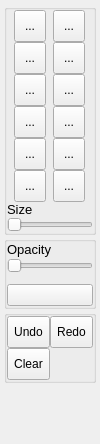
<?xml version="1.0" encoding="UTF-8"?>
<ui version="4.0">
 <class>annotationTool</class>
 <widget class="QWidget" name="annotationTool">
  <property name="geometry">
   <rect>
    <x>0</x>
    <y>0</y>
    <width>100</width>
    <height>444</height>
   </rect>
  </property>
  <property name="sizePolicy">
   <sizepolicy hsizetype="Fixed" vsizetype="Preferred">
    <horstretch>0</horstretch>
    <verstretch>0</verstretch>
   </sizepolicy>
  </property>
  <property name="minimumSize">
   <size>
    <width>0</width>
    <height>0</height>
   </size>
  </property>
  <property name="maximumSize">
   <size>
    <width>100</width>
    <height>16777215</height>
   </size>
  </property>
  <property name="windowTitle">
   <string>Form</string>
  </property>
  <layout class="QVBoxLayout" name="verticalLayout_4">
   <property name="spacing">
    <number>1</number>
   </property>
   <property name="margin">
    <number>4</number>
   </property>
   <item>
    <widget class="QGroupBox" name="toolBox">
     <property name="sizePolicy">
      <sizepolicy hsizetype="Minimum" vsizetype="Fixed">
       <horstretch>0</horstretch>
       <verstretch>0</verstretch>
      </sizepolicy>
     </property>
     <property name="title">
      <string/>
     </property>
     <property name="flat">
      <bool>true</bool>
     </property>
     <property name="checkable">
      <bool>false</bool>
     </property>
     <layout class="QVBoxLayout" name="verticalLayout">
      <property name="spacing">
       <number>0</number>
      </property>
      <property name="margin">
       <number>0</number>
      </property>
      <item>
       <layout class="QGridLayout" name="gridLayout">
        <item row="4" column="1">
         <widget class="QToolButton" name="dodgeButton">
          <property name="sizePolicy">
           <sizepolicy hsizetype="Fixed" vsizetype="Fixed">
            <horstretch>0</horstretch>
            <verstretch>0</verstretch>
           </sizepolicy>
          </property>
          <property name="minimumSize">
           <size>
            <width>32</width>
            <height>32</height>
           </size>
          </property>
          <property name="text">
           <string>...</string>
          </property>
          <property name="iconSize">
           <size>
            <width>32</width>
            <height>32</height>
           </size>
          </property>
          <property name="shortcut">
           <string notr="true">Ctrl+S</string>
          </property>
          <property name="checkable">
           <bool>true</bool>
          </property>
          <property name="autoExclusive">
           <bool>true</bool>
          </property>
          <property name="toolButtonStyle">
           <enum>Qt::ToolButtonIconOnly</enum>
          </property>
          <property name="autoRaise">
           <bool>false</bool>
          </property>
          <property name="tbstyle" stdset="0">
           <string>palette</string>
          </property>
         </widget>
        </item>
        <item row="6" column="1">
         <widget class="QToolButton" name="dropperButton">
          <property name="sizePolicy">
           <sizepolicy hsizetype="Fixed" vsizetype="Fixed">
            <horstretch>0</horstretch>
            <verstretch>0</verstretch>
           </sizepolicy>
          </property>
          <property name="minimumSize">
           <size>
            <width>32</width>
            <height>32</height>
           </size>
          </property>
          <property name="text">
           <string>...</string>
          </property>
          <property name="iconSize">
           <size>
            <width>32</width>
            <height>32</height>
           </size>
          </property>
          <property name="shortcut">
           <string notr="true">Ctrl+S</string>
          </property>
          <property name="checkable">
           <bool>true</bool>
          </property>
          <property name="autoExclusive">
           <bool>true</bool>
          </property>
          <property name="tbstyle" stdset="0">
           <string>palette</string>
          </property>
         </widget>
        </item>
        <item row="4" column="2">
         <widget class="QToolButton" name="burnButton">
          <property name="sizePolicy">
           <sizepolicy hsizetype="Fixed" vsizetype="Fixed">
            <horstretch>0</horstretch>
            <verstretch>0</verstretch>
           </sizepolicy>
          </property>
          <property name="minimumSize">
           <size>
            <width>32</width>
            <height>32</height>
           </size>
          </property>
          <property name="text">
           <string>...</string>
          </property>
          <property name="iconSize">
           <size>
            <width>32</width>
            <height>32</height>
           </size>
          </property>
          <property name="shortcut">
           <string notr="true">Ctrl+S</string>
          </property>
          <property name="checkable">
           <bool>true</bool>
          </property>
          <property name="autoExclusive">
           <bool>true</bool>
          </property>
          <property name="toolButtonStyle">
           <enum>Qt::ToolButtonIconOnly</enum>
          </property>
          <property name="autoRaise">
           <bool>false</bool>
          </property>
          <property name="tbstyle" stdset="0">
           <string>palette</string>
          </property>
         </widget>
        </item>
        <item row="3" column="2">
         <widget class="QToolButton" name="softEraseButton">
          <property name="sizePolicy">
           <sizepolicy hsizetype="Fixed" vsizetype="Fixed">
            <horstretch>0</horstretch>
            <verstretch>0</verstretch>
           </sizepolicy>
          </property>
          <property name="minimumSize">
           <size>
            <width>32</width>
            <height>32</height>
           </size>
          </property>
          <property name="text">
           <string>...</string>
          </property>
          <property name="iconSize">
           <size>
            <width>32</width>
            <height>32</height>
           </size>
          </property>
          <property name="shortcut">
           <string notr="true">Ctrl+S</string>
          </property>
          <property name="checkable">
           <bool>true</bool>
          </property>
          <property name="autoExclusive">
           <bool>true</bool>
          </property>
          <property name="tbstyle" stdset="0">
           <string>palette</string>
          </property>
         </widget>
        </item>
        <item row="3" column="1">
         <widget class="QToolButton" name="hardEraseButton">
          <property name="sizePolicy">
           <sizepolicy hsizetype="Fixed" vsizetype="Fixed">
            <horstretch>0</horstretch>
            <verstretch>0</verstretch>
           </sizepolicy>
          </property>
          <property name="minimumSize">
           <size>
            <width>32</width>
            <height>32</height>
           </size>
          </property>
          <property name="text">
           <string>...</string>
          </property>
          <property name="iconSize">
           <size>
            <width>32</width>
            <height>32</height>
           </size>
          </property>
          <property name="shortcut">
           <string notr="true">Ctrl+S</string>
          </property>
          <property name="checkable">
           <bool>true</bool>
          </property>
          <property name="autoExclusive">
           <bool>true</bool>
          </property>
          <property name="tbstyle" stdset="0">
           <string>palette</string>
          </property>
         </widget>
        </item>
        <item row="2" column="1">
         <widget class="QToolButton" name="circleButton">
          <property name="sizePolicy">
           <sizepolicy hsizetype="Fixed" vsizetype="Fixed">
            <horstretch>0</horstretch>
            <verstretch>0</verstretch>
           </sizepolicy>
          </property>
          <property name="minimumSize">
           <size>
            <width>32</width>
            <height>32</height>
           </size>
          </property>
          <property name="text">
           <string>...</string>
          </property>
          <property name="iconSize">
           <size>
            <width>32</width>
            <height>32</height>
           </size>
          </property>
          <property name="shortcut">
           <string notr="true">Ctrl+S</string>
          </property>
          <property name="checkable">
           <bool>true</bool>
          </property>
          <property name="autoExclusive">
           <bool>true</bool>
          </property>
          <property name="tbstyle" stdset="0">
           <string>palette</string>
          </property>
         </widget>
        </item>
        <item row="1" column="1">
         <widget class="QToolButton" name="disabledButton">
          <property name="sizePolicy">
           <sizepolicy hsizetype="Fixed" vsizetype="Fixed">
            <horstretch>0</horstretch>
            <verstretch>0</verstretch>
           </sizepolicy>
          </property>
          <property name="minimumSize">
           <size>
            <width>32</width>
            <height>32</height>
           </size>
          </property>
          <property name="text">
           <string>...</string>
          </property>
          <property name="iconSize">
           <size>
            <width>32</width>
            <height>32</height>
           </size>
          </property>
          <property name="shortcut">
           <string notr="true">Ctrl+S</string>
          </property>
          <property name="checkable">
           <bool>true</bool>
          </property>
          <property name="autoExclusive">
           <bool>true</bool>
          </property>
          <property name="toolButtonStyle">
           <enum>Qt::ToolButtonIconOnly</enum>
          </property>
          <property name="autoRaise">
           <bool>false</bool>
          </property>
          <property name="tbstyle" stdset="0">
           <string>palette</string>
          </property>
         </widget>
        </item>
        <item row="1" column="2">
         <widget class="QToolButton" name="textButton">
          <property name="sizePolicy">
           <sizepolicy hsizetype="Fixed" vsizetype="Fixed">
            <horstretch>0</horstretch>
            <verstretch>0</verstretch>
           </sizepolicy>
          </property>
          <property name="minimumSize">
           <size>
            <width>32</width>
            <height>32</height>
           </size>
          </property>
          <property name="text">
           <string>...</string>
          </property>
          <property name="iconSize">
           <size>
            <width>32</width>
            <height>32</height>
           </size>
          </property>
          <property name="shortcut">
           <string notr="true">Ctrl+S</string>
          </property>
          <property name="checkable">
           <bool>true</bool>
          </property>
          <property name="autoExclusive">
           <bool>true</bool>
          </property>
          <property name="toolButtonStyle">
           <enum>Qt::ToolButtonIconOnly</enum>
          </property>
          <property name="autoRaise">
           <bool>false</bool>
          </property>
          <property name="tbstyle" stdset="0">
           <string>palette</string>
          </property>
         </widget>
        </item>
        <item row="2" column="2">
         <widget class="QToolButton" name="gaussButton">
          <property name="sizePolicy">
           <sizepolicy hsizetype="Fixed" vsizetype="Fixed">
            <horstretch>0</horstretch>
            <verstretch>0</verstretch>
           </sizepolicy>
          </property>
          <property name="minimumSize">
           <size>
            <width>32</width>
            <height>32</height>
           </size>
          </property>
          <property name="text">
           <string>...</string>
          </property>
          <property name="iconSize">
           <size>
            <width>32</width>
            <height>32</height>
           </size>
          </property>
          <property name="shortcut">
           <string notr="true">Ctrl+S</string>
          </property>
          <property name="checkable">
           <bool>true</bool>
          </property>
          <property name="autoExclusive">
           <bool>true</bool>
          </property>
          <property name="tbstyle" stdset="0">
           <string>palette</string>
          </property>
         </widget>
        </item>
        <item row="5" column="2">
         <widget class="QToolButton" name="cloneButton">
          <property name="minimumSize">
           <size>
            <width>32</width>
            <height>32</height>
           </size>
          </property>
          <property name="text">
           <string>...</string>
          </property>
          <property name="iconSize">
           <size>
            <width>32</width>
            <height>32</height>
           </size>
          </property>
          <property name="checkable">
           <bool>true</bool>
          </property>
          <property name="autoExclusive">
           <bool>true</bool>
          </property>
          <property name="toolButtonStyle">
           <enum>Qt::ToolButtonIconOnly</enum>
          </property>
          <property name="tbstyle" stdset="0">
           <string>palette</string>
          </property>
         </widget>
        </item>
        <item row="5" column="1">
         <widget class="QToolButton" name="smudgeButton">
          <property name="minimumSize">
           <size>
            <width>32</width>
            <height>32</height>
           </size>
          </property>
          <property name="text">
           <string>...</string>
          </property>
          <property name="iconSize">
           <size>
            <width>32</width>
            <height>32</height>
           </size>
          </property>
          <property name="checkable">
           <bool>true</bool>
          </property>
          <property name="autoExclusive">
           <bool>true</bool>
          </property>
          <property name="toolButtonStyle">
           <enum>Qt::ToolButtonIconOnly</enum>
          </property>
          <property name="tbstyle" stdset="0">
           <string>palette</string>
          </property>
         </widget>
        </item>
        <item row="6" column="2">
         <widget class="QToolButton" name="glowButton">
          <property name="minimumSize">
           <size>
            <width>32</width>
            <height>32</height>
           </size>
          </property>
          <property name="text">
           <string>...</string>
          </property>
          <property name="iconSize">
           <size>
            <width>32</width>
            <height>32</height>
           </size>
          </property>
          <property name="checkable">
           <bool>true</bool>
          </property>
          <property name="autoExclusive">
           <bool>true</bool>
          </property>
          <property name="toolButtonStyle">
           <enum>Qt::ToolButtonIconOnly</enum>
          </property>
          <property name="tbstyle" stdset="0">
           <string>palette</string>
          </property>
         </widget>
        </item>
       </layout>
      </item>
      <item>
       <widget class="QLabel" name="label_2">
        <property name="font">
         <font>
          <pointsize>10</pointsize>
         </font>
        </property>
        <property name="text">
         <string>Size</string>
        </property>
       </widget>
      </item>
      <item>
       <widget class="QSlider" name="sizeSlider">
        <property name="orientation">
         <enum>Qt::Horizontal</enum>
        </property>
       </widget>
      </item>
     </layout>
    </widget>
   </item>
   <item>
    <widget class="QGroupBox" name="colorGroup">
     <property name="title">
      <string/>
     </property>
     <property name="alignment">
      <set>Qt::AlignLeading|Qt::AlignLeft|Qt::AlignVCenter</set>
     </property>
     <property name="flat">
      <bool>true</bool>
     </property>
     <property name="checkable">
      <bool>false</bool>
     </property>
     <layout class="QVBoxLayout" name="verticalLayout_3">
      <property name="spacing">
       <number>1</number>
      </property>
      <property name="margin">
       <number>0</number>
      </property>
      <item>
       <widget class="QLabel" name="toolSliderLabel">
        <property name="sizePolicy">
         <sizepolicy hsizetype="Preferred" vsizetype="Fixed">
          <horstretch>0</horstretch>
          <verstretch>0</verstretch>
         </sizepolicy>
        </property>
        <property name="font">
         <font>
          <pointsize>10</pointsize>
         </font>
        </property>
        <property name="text">
         <string>Opacity</string>
        </property>
       </widget>
      </item>
      <item>
       <widget class="QSlider" name="opacitySlider">
        <property name="orientation">
         <enum>Qt::Horizontal</enum>
        </property>
       </widget>
      </item>
      <item>
       <spacer name="verticalSpacer">
        <property name="orientation">
         <enum>Qt::Vertical</enum>
        </property>
        <property name="sizeType">
         <enum>QSizePolicy::Fixed</enum>
        </property>
        <property name="sizeHint" stdset="0">
         <size>
          <width>20</width>
          <height>10</height>
         </size>
        </property>
       </spacer>
      </item>
      <item>
       <widget class="QPushButton" name="colorButton">
        <property name="sizePolicy">
         <sizepolicy hsizetype="Minimum" vsizetype="Preferred">
          <horstretch>0</horstretch>
          <verstretch>0</verstretch>
         </sizepolicy>
        </property>
        <property name="maximumSize">
         <size>
          <width>16777215</width>
          <height>25</height>
         </size>
        </property>
        <property name="text">
         <string/>
        </property>
        <property name="default">
         <bool>false</bool>
        </property>
        <property name="flat">
         <bool>false</bool>
        </property>
       </widget>
      </item>
     </layout>
    </widget>
   </item>
   <item>
    <widget class="QGroupBox" name="historyBox">
     <property name="sizePolicy">
      <sizepolicy hsizetype="Minimum" vsizetype="Minimum">
       <horstretch>0</horstretch>
       <verstretch>0</verstretch>
      </sizepolicy>
     </property>
     <property name="title">
      <string/>
     </property>
     <property name="flat">
      <bool>true</bool>
     </property>
     <property name="checkable">
      <bool>false</bool>
     </property>
     <layout class="QVBoxLayout" name="verticalLayout_2">
      <property name="spacing">
       <number>0</number>
      </property>
      <property name="margin">
       <number>0</number>
      </property>
      <item>
       <layout class="QGridLayout" name="gridLayout_2">
        <property name="spacing">
         <number>0</number>
        </property>
        <item row="0" column="0">
         <widget class="QToolButton" name="undoButton">
          <property name="sizePolicy">
           <sizepolicy hsizetype="Fixed" vsizetype="Fixed">
            <horstretch>0</horstretch>
            <verstretch>0</verstretch>
           </sizepolicy>
          </property>
          <property name="minimumSize">
           <size>
            <width>32</width>
            <height>32</height>
           </size>
          </property>
          <property name="font">
           <font>
            <pointsize>9</pointsize>
           </font>
          </property>
          <property name="text">
           <string>Undo</string>
          </property>
          <property name="iconSize">
           <size>
            <width>32</width>
            <height>32</height>
           </size>
          </property>
          <property name="shortcut">
           <string>Ctrl+S</string>
          </property>
          <property name="tbstyle" stdset="0">
           <string>palette</string>
          </property>
         </widget>
        </item>
        <item row="0" column="1">
         <widget class="QToolButton" name="redoButton">
          <property name="sizePolicy">
           <sizepolicy hsizetype="Fixed" vsizetype="Fixed">
            <horstretch>0</horstretch>
            <verstretch>0</verstretch>
           </sizepolicy>
          </property>
          <property name="minimumSize">
           <size>
            <width>32</width>
            <height>32</height>
           </size>
          </property>
          <property name="font">
           <font>
            <pointsize>9</pointsize>
           </font>
          </property>
          <property name="text">
           <string>Redo</string>
          </property>
          <property name="iconSize">
           <size>
            <width>32</width>
            <height>32</height>
           </size>
          </property>
          <property name="shortcut">
           <string>Ctrl+S</string>
          </property>
          <property name="tbstyle" stdset="0">
           <string>palette</string>
          </property>
         </widget>
        </item>
        <item row="1" column="0">
         <widget class="QToolButton" name="clearButton">
          <property name="sizePolicy">
           <sizepolicy hsizetype="Fixed" vsizetype="Fixed">
            <horstretch>0</horstretch>
            <verstretch>0</verstretch>
           </sizepolicy>
          </property>
          <property name="minimumSize">
           <size>
            <width>32</width>
            <height>32</height>
           </size>
          </property>
          <property name="font">
           <font>
            <pointsize>9</pointsize>
           </font>
          </property>
          <property name="text">
           <string>Clear</string>
          </property>
          <property name="iconSize">
           <size>
            <width>32</width>
            <height>32</height>
           </size>
          </property>
          <property name="shortcut">
           <string>Ctrl+S</string>
          </property>
          <property name="tbstyle" stdset="0">
           <string>palette</string>
          </property>
         </widget>
        </item>
       </layout>
      </item>
     </layout>
    </widget>
   </item>
   <item>
    <spacer name="verticalSpacer_2">
     <property name="orientation">
      <enum>Qt::Vertical</enum>
     </property>
     <property name="sizeHint" stdset="0">
      <size>
       <width>20</width>
       <height>40</height>
      </size>
     </property>
    </spacer>
   </item>
  </layout>
 </widget>
 <resources/>
 <connections/>
</ui>
